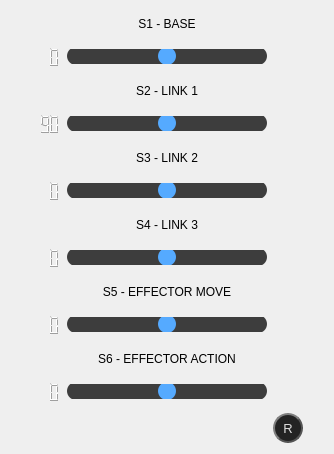
                      <widget class="QWidget" name="tab_fk_joint">
                       <attribute name="icon">
                        <iconset resource="icons/icons.qrc">
                         <normaloff>:/16x16/16x16/icons8-robot-50.png</normaloff>:/16x16/16x16/icons8-robot-50.png</iconset>
                       </attribute>
                       <attribute name="title">
                        <string>Joints</string>
                       </attribute>
                       <layout class="QGridLayout" name="gridLayout_6">
                        <item row="1" column="0">
                         <widget class="QLCDNumber" name="lcdNumber_fk_s1">
                          <property name="minimumSize">
                           <size>
                            <width>30</width>
                            <height>30</height>
                           </size>
                          </property>
                          <property name="maximumSize">
                           <size>
                            <width>50</width>
                            <height>50</height>
                           </size>
                          </property>
                          <property name="font">
                           <font>
                            <pointsize>4</pointsize>
                           </font>
                          </property>
                          <property name="styleSheet">
                           <string notr="true">QLCDNumber{
  border: none;
  color: rgb(255, 255, 255);
}</string>
                          </property>
                         </widget>
                        </item>
                        <item row="1" column="1">
                         <widget class="QSlider" name="horizontalSlider_fk_s1">
                          <property name="sizePolicy">
                           <sizepolicy hsizetype="MinimumExpanding" vsizetype="Fixed">
                            <horstretch>0</horstretch>
                            <verstretch>0</verstretch>
                           </sizepolicy>
                          </property>
                          <property name="minimumSize">
                           <size>
                            <width>200</width>
                            <height>0</height>
                           </size>
                          </property>
                          <property name="maximumSize">
                           <size>
                            <width>16777215</width>
                            <height>16777215</height>
                           </size>
                          </property>
                          <property name="layoutDirection">
                           <enum>Qt::LeftToRight</enum>
                          </property>
                          <property name="styleSheet">
                           <string notr="true">QSlider::groove:horizontal {
    border-radius: 9px;  
	height: 18px;
	margin: 0px;
	background-color: rgb(61, 61, 61);
}

QSlider::handle:horizontal {
    background-color: rgb(85, 170, 255);
    border: none;
    height: 18px;
    width: 18px;
    margin: 0px;
	border-radius: 9px;
}
QSlider::handle:horizontal:hover {
    background-color: rgb(105, 180, 255);
}
QSlider::handle:horizontal:pressed {
    background-color: rgb(65, 130, 195);
}</string>
                          </property>
                          <property name="minimum">
                           <number>-90</number>
                          </property>
                          <property name="maximum">
                           <number>90</number>
                          </property>
                          <property name="pageStep">
                           <number>5</number>
                          </property>
                          <property name="orientation">
                           <enum>Qt::Horizontal</enum>
                          </property>
                          <property name="invertedAppearance">
                           <bool>false</bool>
                          </property>
                          <property name="invertedControls">
                           <bool>false</bool>
                          </property>
                          <property name="tickPosition">
                           <enum>QSlider::NoTicks</enum>
                          </property>
                          <property name="tickInterval">
                           <number>10</number>
                          </property>
                         </widget>
                        </item>
                        <item row="0" column="1">
                         <widget class="QLabel" name="label_fk_s1">
                          <property name="sizePolicy">
                           <sizepolicy hsizetype="MinimumExpanding" vsizetype="Preferred">
                            <horstretch>0</horstretch>
                            <verstretch>0</verstretch>
                           </sizepolicy>
                          </property>
                          <property name="minimumSize">
                           <size>
                            <width>150</width>
                            <height>25</height>
                           </size>
                          </property>
                          <property name="maximumSize">
                           <size>
                            <width>16777215</width>
                            <height>25</height>
                           </size>
                          </property>
                          <property name="text">
                           <string>S1 - BASE</string>
                          </property>
                          <property name="alignment">
                           <set>Qt::AlignCenter</set>
                          </property>
                         </widget>
                        </item>
                        <item row="4" column="1">
                         <widget class="QLabel" name="label_fk_s4">
                          <property name="sizePolicy">
                           <sizepolicy hsizetype="MinimumExpanding" vsizetype="Preferred">
                            <horstretch>0</horstretch>
                            <verstretch>0</verstretch>
                           </sizepolicy>
                          </property>
                          <property name="minimumSize">
                           <size>
                            <width>150</width>
                            <height>25</height>
                           </size>
                          </property>
                          <property name="maximumSize">
                           <size>
                            <width>16777215</width>
                            <height>25</height>
                           </size>
                          </property>
                          <property name="text">
                           <string>S3 - LINK 2</string>
                          </property>
                          <property name="alignment">
                           <set>Qt::AlignCenter</set>
                          </property>
                         </widget>
                        </item>
                        <item row="5" column="0">
                         <widget class="QLCDNumber" name="lcdNumber_fk_s3">
                          <property name="minimumSize">
                           <size>
                            <width>30</width>
                            <height>30</height>
                           </size>
                          </property>
                          <property name="maximumSize">
                           <size>
                            <width>50</width>
                            <height>50</height>
                           </size>
                          </property>
                          <property name="frameShape">
                           <enum>QFrame::NoFrame</enum>
                          </property>
                         </widget>
                        </item>
                        <item row="2" column="1">
                         <widget class="QLabel" name="label_fk_s2">
                          <property name="sizePolicy">
                           <sizepolicy hsizetype="MinimumExpanding" vsizetype="Preferred">
                            <horstretch>0</horstretch>
                            <verstretch>0</verstretch>
                           </sizepolicy>
                          </property>
                          <property name="minimumSize">
                           <size>
                            <width>150</width>
                            <height>25</height>
                           </size>
                          </property>
                          <property name="maximumSize">
                           <size>
                            <width>16777215</width>
                            <height>25</height>
                           </size>
                          </property>
                          <property name="text">
                           <string>S2 - LINK 1</string>
                          </property>
                          <property name="alignment">
                           <set>Qt::AlignCenter</set>
                          </property>
                         </widget>
                        </item>
                        <item row="3" column="1">
                         <widget class="QSlider" name="horizontalSlider_fk_s1_2">
                          <property name="sizePolicy">
                           <sizepolicy hsizetype="MinimumExpanding" vsizetype="Fixed">
                            <horstretch>0</horstretch>
                            <verstretch>0</verstretch>
                           </sizepolicy>
                          </property>
                          <property name="minimumSize">
                           <size>
                            <width>200</width>
                            <height>0</height>
                           </size>
                          </property>
                          <property name="maximumSize">
                           <size>
                            <width>16777215</width>
                            <height>16777215</height>
                           </size>
                          </property>
                          <property name="styleSheet">
                           <string notr="true">QSlider::groove:horizontal {
    border-radius: 9px;  
	height: 18px;
	margin: 0px;
	background-color: rgb(61, 61, 61);
}

QSlider::handle:horizontal {
    background-color: rgb(85, 170, 255);
    border: none;
    height: 18px;
    width: 18px;
    margin: 0px;
	border-radius: 9px;
}
QSlider::handle:horizontal:hover {
    background-color: rgb(105, 180, 255);
}
QSlider::handle:horizontal:pressed {
    background-color: rgb(65, 130, 195);
}</string>
                          </property>
                          <property name="minimum">
                           <number>0</number>
                          </property>
                          <property name="maximum">
                           <number>180</number>
                          </property>
                          <property name="pageStep">
                           <number>5</number>
                          </property>
                          <property name="value">
                           <number>90</number>
                          </property>
                          <property name="sliderPosition">
                           <number>90</number>
                          </property>
                          <property name="orientation">
                           <enum>Qt::Horizontal</enum>
                          </property>
                          <property name="invertedAppearance">
                           <bool>false</bool>
                          </property>
                          <property name="invertedControls">
                           <bool>false</bool>
                          </property>
                          <property name="tickPosition">
                           <enum>QSlider::NoTicks</enum>
                          </property>
                          <property name="tickInterval">
                           <number>10</number>
                          </property>
                         </widget>
                        </item>
                        <item row="5" column="1">
                         <widget class="QSlider" name="horizontalSlider_fk_s1_3">
                          <property name="sizePolicy">
                           <sizepolicy hsizetype="MinimumExpanding" vsizetype="Fixed">
                            <horstretch>0</horstretch>
                            <verstretch>0</verstretch>
                           </sizepolicy>
                          </property>
                          <property name="minimumSize">
                           <size>
                            <width>200</width>
                            <height>0</height>
                           </size>
                          </property>
                          <property name="maximumSize">
                           <size>
                            <width>16777215</width>
                            <height>16777215</height>
                           </size>
                          </property>
                          <property name="styleSheet">
                           <string notr="true">QSlider::groove:horizontal {
    border-radius: 9px;  
	height: 18px;
	margin: 0px;
	background-color: rgb(61, 61, 61);
}

QSlider::handle:horizontal {
    background-color: rgb(85, 170, 255);
    border: none;
    height: 18px;
    width: 18px;
    margin: 0px;
	border-radius: 9px;
}
QSlider::handle:horizontal:hover {
    background-color: rgb(105, 180, 255);
}
QSlider::handle:horizontal:pressed {
    background-color: rgb(65, 130, 195);
}</string>
                          </property>
                          <property name="minimum">
                           <number>-90</number>
                          </property>
                          <property name="maximum">
                           <number>90</number>
                          </property>
                          <property name="pageStep">
                           <number>5</number>
                          </property>
                          <property name="orientation">
                           <enum>Qt::Horizontal</enum>
                          </property>
                          <property name="invertedAppearance">
                           <bool>false</bool>
                          </property>
                          <property name="invertedControls">
                           <bool>false</bool>
                          </property>
                          <property name="tickPosition">
                           <enum>QSlider::NoTicks</enum>
                          </property>
                          <property name="tickInterval">
                           <number>10</number>
                          </property>
                         </widget>
                        </item>
                        <item row="3" column="0">
                         <widget class="QLCDNumber" name="lcdNumber_fk_s2">
                          <property name="minimumSize">
                           <size>
                            <width>30</width>
                            <height>30</height>
                           </size>
                          </property>
                          <property name="maximumSize">
                           <size>
                            <width>50</width>
                            <height>50</height>
                           </size>
                          </property>
                          <property name="frameShape">
                           <enum>QFrame::NoFrame</enum>
                          </property>
                          <property name="value" stdset="0">
                           <double>90.000000000000000</double>
                          </property>
                         </widget>
                        </item>
                        <item row="7" column="0">
                         <widget class="QLCDNumber" name="lcdNumber_fk_s4">
                          <property name="minimumSize">
                           <size>
                            <width>30</width>
                            <height>30</height>
                           </size>
                          </property>
                          <property name="maximumSize">
                           <size>
                            <width>50</width>
                            <height>50</height>
                           </size>
                          </property>
                          <property name="frameShape">
                           <enum>QFrame::NoFrame</enum>
                          </property>
                         </widget>
                        </item>
                        <item row="6" column="1">
                         <widget class="QLabel" name="label_fk_s3">
                          <property name="sizePolicy">
                           <sizepolicy hsizetype="MinimumExpanding" vsizetype="Preferred">
                            <horstretch>0</horstretch>
                            <verstretch>0</verstretch>
                           </sizepolicy>
                          </property>
                          <property name="minimumSize">
                           <size>
                            <width>150</width>
                            <height>25</height>
                           </size>
                          </property>
                          <property name="maximumSize">
                           <size>
                            <width>16777215</width>
                            <height>25</height>
                           </size>
                          </property>
                          <property name="text">
                           <string>S4 - LINK 3</string>
                          </property>
                          <property name="alignment">
                           <set>Qt::AlignCenter</set>
                          </property>
                         </widget>
                        </item>
                        <item row="8" column="1">
                         <widget class="QLabel" name="label_fk_s5">
                          <property name="sizePolicy">
                           <sizepolicy hsizetype="MinimumExpanding" vsizetype="Preferred">
                            <horstretch>0</horstretch>
                            <verstretch>0</verstretch>
                           </sizepolicy>
                          </property>
                          <property name="minimumSize">
                           <size>
                            <width>150</width>
                            <height>25</height>
                           </size>
                          </property>
                          <property name="maximumSize">
                           <size>
                            <width>16777215</width>
                            <height>25</height>
                           </size>
                          </property>
                          <property name="text">
                           <string>S5 - EFFECTOR MOVE</string>
                          </property>
                          <property name="alignment">
                           <set>Qt::AlignCenter</set>
                          </property>
                         </widget>
                        </item>
                        <item row="9" column="0">
                         <widget class="QLCDNumber" name="lcdNumber_fk_s5">
                          <property name="minimumSize">
                           <size>
                            <width>30</width>
                            <height>30</height>
                           </size>
                          </property>
                          <property name="maximumSize">
                           <size>
                            <width>50</width>
                            <height>50</height>
                           </size>
                          </property>
                          <property name="frameShape">
                           <enum>QFrame::NoFrame</enum>
                          </property>
                         </widget>
                        </item>
                        <item row="9" column="1">
                         <widget class="QSlider" name="horizontalSlider_fk_s1_5">
                          <property name="sizePolicy">
                           <sizepolicy hsizetype="MinimumExpanding" vsizetype="Fixed">
                            <horstretch>0</horstretch>
                            <verstretch>0</verstretch>
                           </sizepolicy>
                          </property>
                          <property name="minimumSize">
                           <size>
                            <width>200</width>
                            <height>0</height>
                           </size>
                          </property>
                          <property name="maximumSize">
                           <size>
                            <width>16777215</width>
                            <height>16777215</height>
                           </size>
                          </property>
                          <property name="styleSheet">
                           <string notr="true">QSlider::groove:horizontal {
    border-radius: 9px;  
	height: 18px;
	margin: 0px;
	background-color: rgb(61, 61, 61);
}

QSlider::handle:horizontal {
    background-color: rgb(85, 170, 255);
    border: none;
    height: 18px;
    width: 18px;
    margin: 0px;
	border-radius: 9px;
}
QSlider::handle:horizontal:hover {
    background-color: rgb(105, 180, 255);
}
QSlider::handle:horizontal:pressed {
    background-color: rgb(65, 130, 195);
}</string>
                          </property>
                          <property name="minimum">
                           <number>-90</number>
                          </property>
                          <property name="maximum">
                           <number>90</number>
                          </property>
                          <property name="pageStep">
                           <number>5</number>
                          </property>
                          <property name="orientation">
                           <enum>Qt::Horizontal</enum>
                          </property>
                          <property name="invertedAppearance">
                           <bool>false</bool>
                          </property>
                          <property name="invertedControls">
                           <bool>false</bool>
                          </property>
                          <property name="tickPosition">
                           <enum>QSlider::NoTicks</enum>
                          </property>
                          <property name="tickInterval">
                           <number>10</number>
                          </property>
                         </widget>
                        </item>
                        <item row="7" column="1">
                         <widget class="QSlider" name="horizontalSlider_fk_s1_4">
                          <property name="sizePolicy">
                           <sizepolicy hsizetype="MinimumExpanding" vsizetype="Fixed">
                            <horstretch>0</horstretch>
                            <verstretch>0</verstretch>
                           </sizepolicy>
                          </property>
                          <property name="minimumSize">
                           <size>
                            <width>200</width>
                            <height>0</height>
                           </size>
                          </property>
                          <property name="maximumSize">
                           <size>
                            <width>16777215</width>
                            <height>16777215</height>
                           </size>
                          </property>
                          <property name="styleSheet">
                           <string notr="true">QSlider::groove:horizontal {
    border-radius: 9px;  
	height: 18px;
	margin: 0px;
	background-color: rgb(61, 61, 61);
}

QSlider::handle:horizontal {
    background-color: rgb(85, 170, 255);
    border: none;
    height: 18px;
    width: 18px;
    margin: 0px;
	border-radius: 9px;
}
QSlider::handle:horizontal:hover {
    background-color: rgb(105, 180, 255);
}
QSlider::handle:horizontal:pressed {
    background-color: rgb(65, 130, 195);
}</string>
                          </property>
                          <property name="minimum">
                           <number>-90</number>
                          </property>
                          <property name="maximum">
                           <number>90</number>
                          </property>
                          <property name="pageStep">
                           <number>5</number>
                          </property>
                          <property name="orientation">
                           <enum>Qt::Horizontal</enum>
                          </property>
                          <property name="invertedAppearance">
                           <bool>false</bool>
                          </property>
                          <property name="invertedControls">
                           <bool>false</bool>
                          </property>
                          <property name="tickPosition">
                           <enum>QSlider::NoTicks</enum>
                          </property>
                          <property name="tickInterval">
                           <number>10</number>
                          </property>
                         </widget>
                        </item>
                        <item row="10" column="1">
                         <widget class="QLabel" name="label_fk_s6">
                          <property name="sizePolicy">
                           <sizepolicy hsizetype="MinimumExpanding" vsizetype="Preferred">
                            <horstretch>0</horstretch>
                            <verstretch>0</verstretch>
                           </sizepolicy>
                          </property>
                          <property name="minimumSize">
                           <size>
                            <width>150</width>
                            <height>25</height>
                           </size>
                          </property>
                          <property name="maximumSize">
                           <size>
                            <width>16777215</width>
                            <height>25</height>
                           </size>
                          </property>
                          <property name="text">
                           <string>S6 - EFFECTOR ACTION</string>
                          </property>
                          <property name="alignment">
                           <set>Qt::AlignCenter</set>
                          </property>
                         </widget>
                        </item>
                        <item row="12" column="1">
                         <widget class="QSlider" name="horizontalSlider_fk_s1_6">
                          <property name="sizePolicy">
                           <sizepolicy hsizetype="MinimumExpanding" vsizetype="Fixed">
                            <horstretch>0</horstretch>
                            <verstretch>0</verstretch>
                           </sizepolicy>
                          </property>
                          <property name="minimumSize">
                           <size>
                            <width>200</width>
                            <height>0</height>
                           </size>
                          </property>
                          <property name="maximumSize">
                           <size>
                            <width>16777215</width>
                            <height>16777215</height>
                           </size>
                          </property>
                          <property name="styleSheet">
                           <string notr="true">QSlider::groove:horizontal {
    border-radius: 9px;  
	height: 18px;
	margin: 0px;
	background-color: rgb(61, 61, 61);
}

QSlider::handle:horizontal {
    background-color: rgb(85, 170, 255);
    border: none;
    height: 18px;
    width: 18px;
    margin: 0px;
	border-radius: 9px;
}
QSlider::handle:horizontal:hover {
    background-color: rgb(105, 180, 255);
}
QSlider::handle:horizontal:pressed {
    background-color: rgb(65, 130, 195);
}</string>
                          </property>
                          <property name="minimum">
                           <number>-90</number>
                          </property>
                          <property name="maximum">
                           <number>90</number>
                          </property>
                          <property name="pageStep">
                           <number>5</number>
                          </property>
                          <property name="orientation">
                           <enum>Qt::Horizontal</enum>
                          </property>
                          <property name="invertedAppearance">
                           <bool>false</bool>
                          </property>
                          <property name="invertedControls">
                           <bool>false</bool>
                          </property>
                          <property name="tickPosition">
                           <enum>QSlider::NoTicks</enum>
                          </property>
                          <property name="tickInterval">
                           <number>10</number>
                          </property>
                         </widget>
                        </item>
                        <item row="12" column="0">
                         <widget class="QLCDNumber" name="lcdNumber_fk_s6">
                          <property name="minimumSize">
                           <size>
                            <width>30</width>
                            <height>30</height>
                           </size>
                          </property>
                          <property name="maximumSize">
                           <size>
                            <width>50</width>
                            <height>50</height>
                           </size>
                          </property>
                          <property name="frameShape">
                           <enum>QFrame::NoFrame</enum>
                          </property>
                         </widget>
                        </item>
                        <item row="14" column="2">
                         <widget class="QPushButton" name="btn_fk_reset">
                          <property name="sizePolicy">
                           <sizepolicy hsizetype="Preferred" vsizetype="Preferred">
                            <horstretch>0</horstretch>
                            <verstretch>0</verstretch>
                           </sizepolicy>
                          </property>
                          <property name="minimumSize">
                           <size>
                            <width>30</width>
                            <height>30</height>
                           </size>
                          </property>
                          <property name="maximumSize">
                           <size>
                            <width>30</width>
                            <height>30</height>
                           </size>
                          </property>
                          <property name="font">
                           <font>
                            <family>Segoe UI</family>
                            <pointsize>10</pointsize>
                           </font>
                          </property>
                          <property name="toolTip">
                           <string>Reset</string>
                          </property>
                          <property name="layoutDirection">
                           <enum>Qt::LeftToRight</enum>
                          </property>
                          <property name="styleSheet">
                           <string notr="true">QPushButton {	
	color: rgb(222, 222, 222);
    border: 2px solid #555;
    border-radius: 15px;
    border-style: outset;
	background-color: rgb(35, 35, 35);
    padding: 5px;

}
QPushButton:hover {
	background-color: rgb(61, 61, 61);
}
QPushButton:pressed {	
	background-color: rgb(85, 170, 255);
}</string>
                          </property>
                          <property name="text">
                           <string>R</string>
                          </property>
                          <property name="checkable">
                           <bool>true</bool>
                          </property>
                          <property name="checked">
                           <bool>true</bool>
                          </property>
                         </widget>
                        </item>
                        <item row="9" column="2">
                         <spacer name="horizontalSpacer">
                          <property name="orientation">
                           <enum>Qt::Horizontal</enum>
                          </property>
                          <property name="sizeType">
                           <enum>QSizePolicy::Fixed</enum>
                          </property>
                          <property name="sizeHint" stdset="0">
                           <size>
                            <width>50</width>
                            <height>25</height>
                           </size>
                          </property>
                         </spacer>
                        </item>
                       </layout>
                      </widget>
